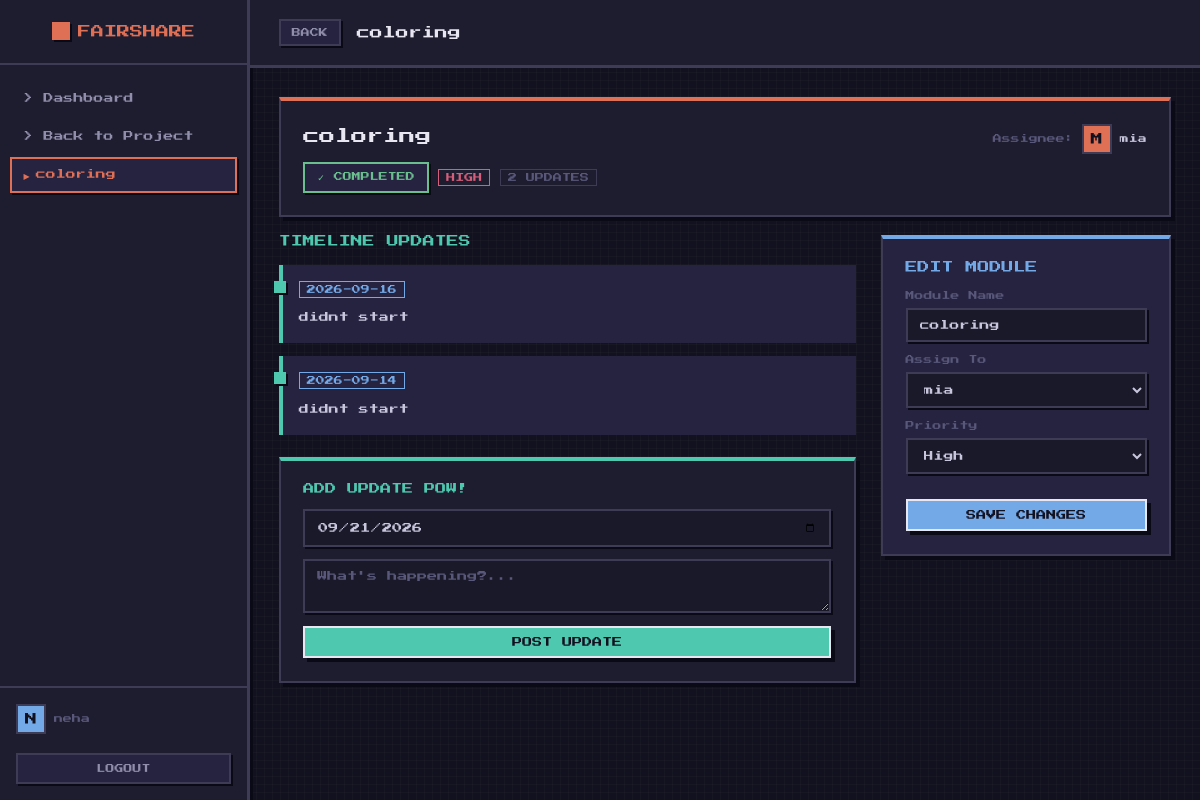
The app's page /module/20 (signed in) with its own data.
### tables this page shows
CREATE TABLE modules (id INTEGER PRIMARY KEY AUTOINCREMENT, name TEXT NOT NULL, project_id INTEGER, assigned_member_id INTEGER, completed INTEGER DEFAULT 0, priority TEXT DEFAULT 'Medium', FOREIGN KEY (project_id) REFERENCES projects(id) ON DELETE CASCADE, FOREIGN KEY (assigned_member_id) REFERENCES members(id));

CREATE TABLE members (id INTEGER PRIMARY KEY AUTOINCREMENT, name TEXT NOT NULL, project_id INTEGER, FOREIGN KEY (project_id) REFERENCES projects(id) ON DELETE CASCADE);

CREATE TABLE module_updates (id INTEGER PRIMARY KEY AUTOINCREMENT, module_id INTEGER, update_date TEXT, update_text TEXT, FOREIGN KEY (module_id) REFERENCES modules(id) ON DELETE CASCADE);

### app.py (the view)
@app.route("/module/<int:module_id>")
@login_required
def module_members(module_id):
    conn = get_db_connection()
    module = conn.execute("SELECT * FROM modules WHERE id = ?", (module_id,)).fetchone()
    if not module or not owns_project(module["project_id"]):
        conn.close()
        return redirect(url_for("home"))
    member = None
    if module["assigned_member_id"]:
        member = conn.execute("SELECT * FROM members WHERE id = ?", (module["assigned_member_id"],)).fetchone()
    updates = conn.execute(
        "SELECT * FROM module_updates WHERE module_id = ? ORDER BY update_date DESC", (module_id,)
    ).fetchall()
    all_members = conn.execute(
        "SELECT * FROM members WHERE project_id = ?", (module["project_id"],)
    ).fetchall()
    conn.close()
    return render_template(
        "module_members.html",
        module=module,
        member=member,
        updates=updates,
        all_members=all_members,
        user_name=session.get("user_name")
    )

### app.py (called while the page is built)
def get_db_connection():
    conn = sqlite3.connect(DB_PATH, timeout=30)
    conn.row_factory = sqlite3.Row
    conn.execute("PRAGMA journal_mode=WAL")
    conn.execute("PRAGMA foreign_keys = ON")  # Always on, not just in delete routes
    return conn

def login_required(f):
    @wraps(f)
    def decorated(*args, **kwargs):
        if "user_id" not in session:
            return redirect(url_for("login"))
        return f(*args, **kwargs)
    return decorated

def owns_project(project_id):
    conn = get_db_connection()
    project = conn.execute(
        "SELECT user_id FROM projects WHERE id = ?", (project_id,)
    ).fetchone()
    conn.close()
    if not project:
        return False
    return project["user_id"] is None or project["user_id"] == session.get("user_id")

### templates/module_members.html (shortened to what this page needs)
<!DOCTYPE html>
<html lang="en">
<head>
</head>
<body>
<div class="app-container">
  <div class="sidebar">
    <div class="sidebar-top"><div class="logo"><div class="logo-icon"></div>FAIRSHARE</div></div>
    <div class="sidebar-nav">
      <a href="{{ url_for('home') }}" class="nav-link">&gt; Dashboard</a>
      <a href="{{ url_for('project_modules', project_id=module.project_id) }}" class="nav-link">&gt; Back to Project</a>
      <a href="#" class="nav-link active">{{ module.name }}</a>
    </div>
    <div class="sidebar-bottom">
      <div class="user-card">
        <div class="avatar">{{ user_name[0]|upper }}</div>
        <div style="font-size:9px;color:var(--dim2);overflow:hidden;text-overflow:ellipsis;white-space:nowrap">{{ user_name }}</div>
      </div>
      <a href="{{ url_for('logout') }}" class="px-btn btn-dark w-100" style="font-size:9px;margin-top:0.4rem">Logout</a>
    </div>
  </div>
  <div class="main-content">
    <div class="topbar">
      <a href="{{ url_for('project_modules', project_id=module.project_id) }}" class="px-btn btn-dark btn-small">Back</a>
      <div style="font-size:13px;color:var(--white)">{{ module.name }}</div>
    </div>
    <div class="page-content">
      <div class="px-panel" style="border-top:4px solid var(--coral);animation:fadeSlideUp .35s ease-out">
        <div style="display:flex;justify-content:space-between;align-items:flex-start;flex-wrap:wrap;gap:1.1rem">
          <div>
            <div style="font-size:16px;color:var(--white);margin-bottom:0.9rem;line-height:1.5">{{ module.name }}</div>
            <div class="flex-row" style="flex-wrap:wrap;gap:0.6rem">
              {% if module.completed %}
                <div class="complete-badge">✓ COMPLETED</div>
              {% else %}
                <span class="badge badge-amber">Active</span>
              {% endif %}
              {% if module.priority == 'High' %}<span class="badge badge-red">High</span>
              {% elif module.priority == 'Medium' %}<span class="badge badge-amber">Medium</span>
              {% else %}<span class="badge badge-green">Low</span>{% endif %}
              <span class="badge">{{ updates|length }} updates</span>
            </div>
          </div>
          <div style="text-align:right">
            <div class="user-card" style="justify-content:flex-end;margin-bottom:0">
              <div style="font-size:9px;color:var(--dim2)">Assignee:</div>
              <div class="avatar" style="background:var(--coral)">{{ (member.name[0]|upper) if member else '?' }}</div>
              <div style="font-size:9px">{{ member.name if member else 'Unassigned' }}</div>
            </div>
          </div>
        </div>
      </div>
      <div class="grid-layout">
        <div>
          <div style="font-size:12px;color:var(--teal);margin-bottom:1.1rem">TIMELINE UPDATES</div>
          {% for upd in updates %}
          <div class="timeline-entry" style="animation-delay:{{ loop.index * 0.05 }}s">
            <span class="badge badge-sky" style="margin-bottom:0.6rem;display:inline-block">{{ upd.update_date }}</span>
            <p style="margin:0;line-height:2;font-size:10px;color:var(--text)">{{ upd.update_text }}</p>
          </div>
          {% else %}
          <p style="font-size:9px;color:var(--dim2);line-height:2">No updates yet.</p>
          {% endfor %}
          <div class="px-panel" style="margin-top:1.4rem;border-top:4px solid var(--teal)">
            <div style="font-size:11px;color:var(--teal);margin-bottom:0.9rem">ADD UPDATE POW!</div>
            <form action="{{ url_for('add_update', module_id=module.id) }}" method="POST">
              <input type="date" name="update_date" id="update_date" class="px-input" required>
              <textarea name="update_text" class="px-input" rows="3" placeholder="What's happening?..." required></textarea>
              <button type="submit" class="px-btn btn-teal w-100">Post Update</button>
            </form>
          </div>
        </div>
        <div>
          <div class="px-panel" style="background:var(--panel2);border-top:4px solid var(--sky);animation:slideInRight .4s ease-out .1s both">
            <div style="font-size:12px;color:var(--sky);margin-bottom:1.1rem">EDIT MODULE</div>
            <form action="{{ url_for('edit_module', module_id=module.id) }}" method="POST">
              <label style="font-size:9px;color:var(--dim2);display:block;margin-bottom:0.5rem">Module Name</label>
              <input type="text" name="name" class="px-input" value="{{ module.name }}" required>
              <label style="font-size:9px;color:var(--dim2);display:block;margin-bottom:0.5rem">Assign To</label>
              <select name="assigned_member" class="px-input">
                {% for mem in all_members %}<option value="{{ mem.id }}" {% if module.assigned_member_id == mem.id %}selected{% endif %}>{{ mem.name }}</option>{% endfor %}
              </select>
              <label style="font-size:9px;color:var(--dim2);display:block;margin-bottom:0.5rem">Priority</label>
              <select name="priority" class="px-input">
                <option value="High" {% if module.priority=='High' %}selected{% endif %}>High</option>
              </select>
              <button type="submit" class="px-btn btn-sky w-100" style="margin-top:0.8rem">Save Changes</button>
            </form>
          </div>
        </div>
      </div>
    </div>
  </div>
</div>
</body>
</html>

### templates/module_members.html (style rules this page uses)
:root { --bg:#12111f; --bg2:#1a1929; --panel:#1e1d30; --panel2:#252340; --coral:#e07055; --teal:#4ec9b0; --amber:#e8c547; --sky:#74a9e8; --rose:#d45f7a; --mint:#6bbf8e; --white:#e8e6f0; --dim:#3d3b56; --dim2:#5a587a; --text:#c8c6dc; --text2:#908eaa; --shadow:4px 4px 0 #0a0916; --shadow-s:2px 2px 0 #0a0916; }
* { box-sizing:border-box }
body { font-family:'Press Start 2P',monospace;font-size:12px; background:var(--bg);color:var(--text); margin:0;padding:0;min-height:100vh;overflow-x:hidden; background-image:linear-gradient(rgba(255,255,255,0.02) 1px,transparent 1px),linear-gradient(90deg,rgba(255,255,255,0.02) 1px,transparent 1px); background-size:8px 8px; }
.app-container { display:flex;min-height:100vh }
.sidebar { width:250px;background:var(--panel);border-right:3px solid var(--dim);box-shadow:3px 0 0 #0a0916;display:flex;flex-direction:column;position:fixed;height:100vh }
.sidebar-top { padding:1.4rem 1.2rem;text-align:center;border-bottom:2px solid var(--dim) }
.logo { font-size:13px;color:var(--coral);display:inline-flex;align-items:center;gap:8px }
.logo-icon { width:18px;height:18px;background:var(--coral);box-shadow:var(--shadow-s);animation:pixelFloat 2.8s ease-in-out infinite }
.sidebar-nav { flex:1;padding:1rem 0.6rem;overflow-y:auto }
.sidebar-bottom { padding:1rem;border-top:2px solid var(--dim) }
.nav-link { display:block;padding:10px 12px;color:var(--text2);text-decoration:none;font-size:10px;border:2px solid transparent;margin-bottom:4px }
.nav-link.active { background:var(--panel2);color:var(--coral);border-color:var(--coral);box-shadow:var(--shadow-s) }
.nav-link.active::before { content:'▶';margin-right:6px;font-size:8px;color:var(--coral) }
.user-card { display:flex;align-items:center;gap:8px;margin-bottom:0.8rem }
.avatar { width:30px;height:30px;background:var(--sky);border:2px solid var(--dim);display:flex;align-items:center;justify-content:center;font-size:12px;color:var(--bg) }
.main-content { margin-left:250px;flex:1;display:flex;flex-direction:column }
.topbar { padding:1.2rem 1.8rem;border-bottom:3px solid var(--dim);display:flex;justify-content:flex-start;align-items:center;gap:16px;background:var(--panel);position:sticky;top:0;z-index:10 }
.page-content { padding:1.8rem;flex:1 }
.px-btn { font-family:'Press Start 2P',monospace;font-size:10px;padding:9px 15px;border:2px solid var(--white);cursor:pointer;text-transform:uppercase;text-decoration:none;display:inline-block;box-shadow:var(--shadow) }
.btn-teal { background:var(--teal);color:var(--bg) }
.btn-sky { background:var(--sky);color:var(--bg) }
.btn-dark { background:var(--panel2);color:var(--text2);border-color:var(--dim);box-shadow:var(--shadow-s) }
.btn-small { font-size:9px;padding:7px 11px }
.w-100 { width:100%;text-align:center }
.px-panel { background:var(--panel);border:2px solid var(--dim);box-shadow:var(--shadow);padding:1.4rem;margin-bottom:1.1rem }
.px-input { width:100%;padding:10px 12px;background:var(--bg2);border:2px solid var(--dim);color:var(--text);font-family:'Press Start 2P',monospace;font-size:10px;outline:none;box-shadow:var(--shadow-s);margin-bottom:0.8rem;resize:vertical }
.px-input::placeholder { color:var(--dim2) }
.badge { display:inline-block;padding:3px 7px;font-size:9px;border:1px solid var(--dim);color:var(--dim2);text-transform:uppercase }
.badge-red { border-color:var(--rose);color:var(--rose) }
.badge-sky { border-color:var(--sky);color:var(--sky) }
.grid-layout { display:grid;grid-template-columns:1fr 290px;gap:1.6rem;align-items:start }
.timeline-entry { padding:1rem;border-left:4px solid var(--teal); background:var(--panel2);margin-bottom:0.8rem;position:relative; animation:slideInRight .3s ease-out both; }
.timeline-entry::before { content:'';position:absolute;left:-9px;top:16px; width:12px;height:12px;background:var(--teal); box-shadow:var(--shadow-s); }
.flex-row { display:flex;gap:0.6rem;align-items:center }
form { margin:0 }
.complete-badge { display:inline-flex;align-items:center;gap:8px; background:var(--panel2);border:2px solid var(--mint); color:var(--mint);padding:8px 12px;font-size:9px; box-shadow:var(--shadow-s); animation:pixelPop .4s ease-out; }

### records on screen
modules: name "coloring", assigned_member "mia", priority "High"
members: name "neha"
members: name "M", name "mia"
module_updates: update_date "2026-09-16", update_text "didnt start"
module_updates: update_date "2026-09-14", update_text "didnt start"

### other values on screen
{{ user_name[0]|upper }} "N"
{{ updates|length }} "2"
